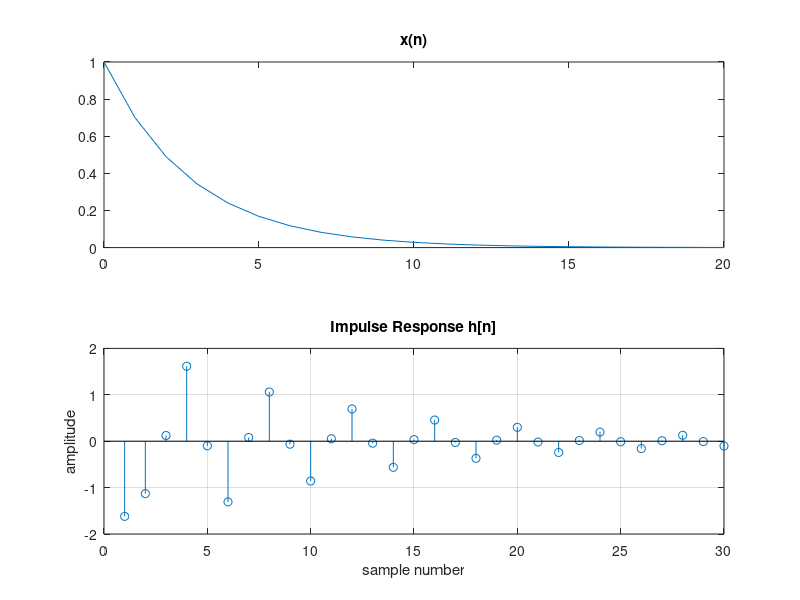

This chart was generated by the following MATLAB code:
%exp 3

a = [1  0 0.81];
b = [1, -1]
y = [2 2]
xic = filtic(b,a,y);


bx = [0 0.49 -0.7]
ax = [1 0 0]

ay = conv(a, ax);
by = conv(b, bx) + conv(xic,ax);

[r p k] = residuez(by,ay);

disp('Residues'),disp(r);disp('poles');disp(p);
disp("direct term");disp(k);

n = 0:20;
u1 = [n>=(-1)]
x = ((0.7).^n).*u1

y1 = filter(b,a,x);
subplot(211),plot(n,x);title("x(n)");
subplot(212),plot(n,y1),title("Response h(n)");
L = 30;
[y2, n ] = impz(by, ay, L);

stem(y2),title("Impulse Response h[n]");grid on;

xlabel("sample number");ylabel("amplitude");


